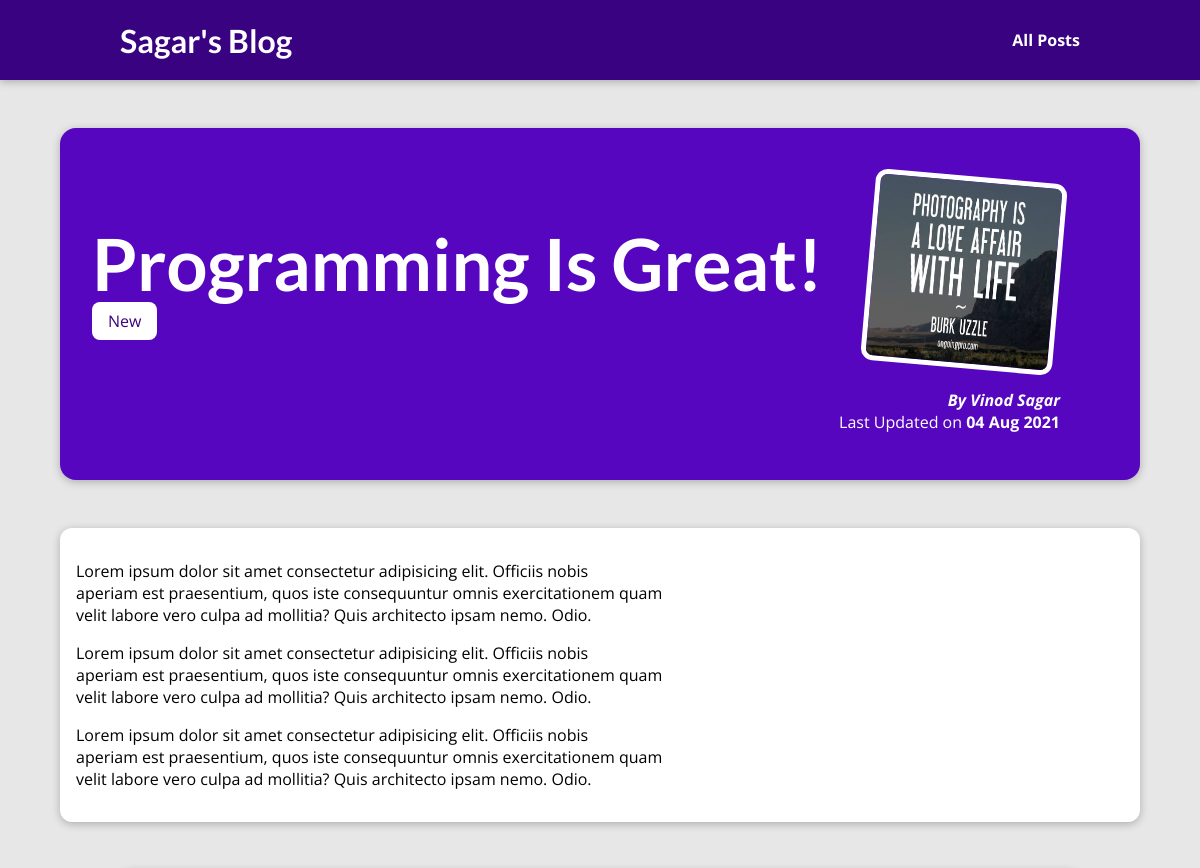
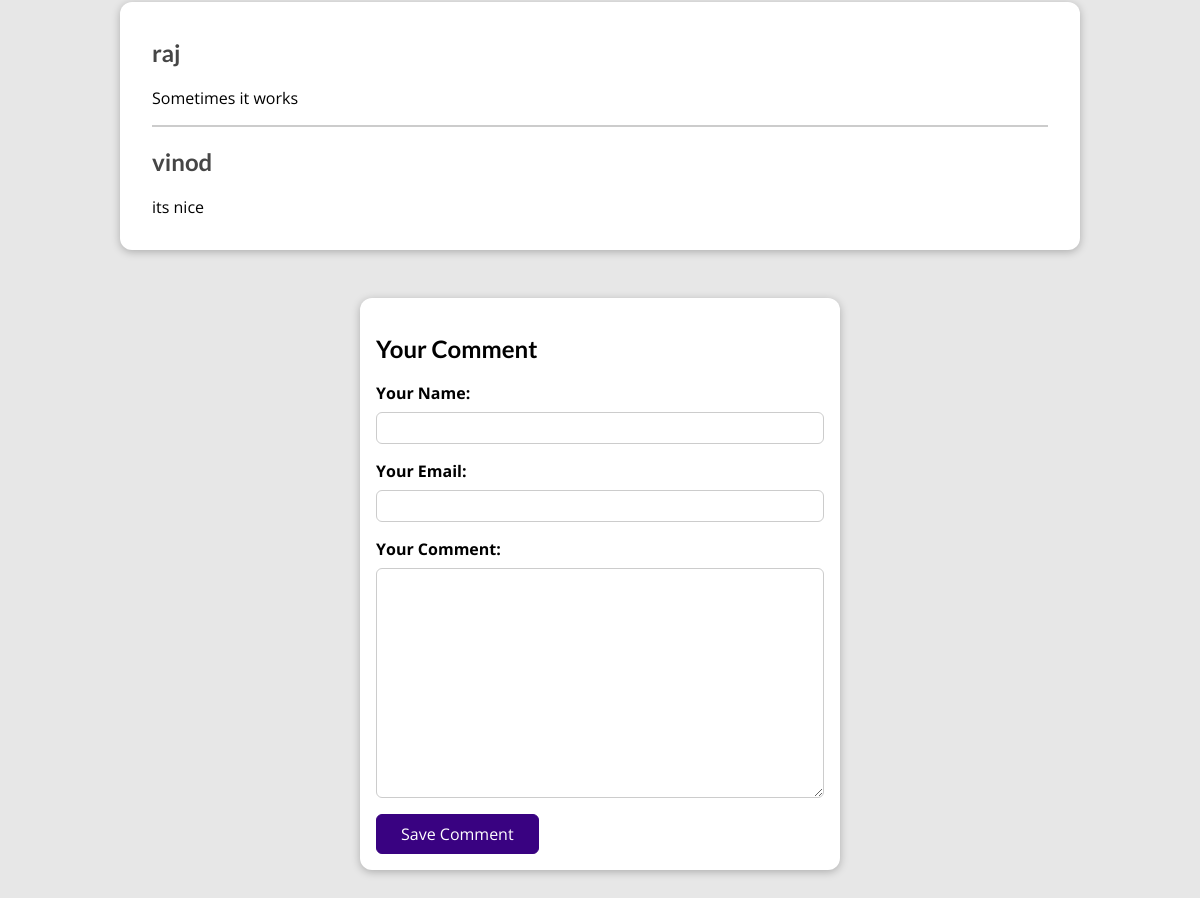
Page /posts/programming-is-fun on the committed database (2 pictures, top to bottom).
### blog/models.py (models this page shows, shortened)
class Post(models.Model):
    title = models.CharField(max_length=150)
    Excerpt = models.CharField(max_length=200)
    image = models.ImageField(upload_to = "posts", null=True)
    date = models.DateField(auto_now=True)
    slug = models.SlugField(unique=True,db_index=True)
    content = models.TextField(validators=[MinLengthValidator(10)])
    author = models.ForeignKey(Author, on_delete=models.SET_NULL, null=True, related_name="posts")
    tag = models.ManyToManyField(Tag)

class Tag(models.Model):
    caption = models.CharField(max_length=25)

class Author(models.Model):
    first_name = models.CharField(max_length=100)
    last_name = models.CharField(max_length=100)
    email_address = models.EmailField()
    def full_name(self):
        return f"{self.first_name} {self.last_name}"
    def __str__(self):
        return self.full_name()

class Comment(models.Model):
    user_name = models.CharField(max_length=120)
    user_email = models.EmailField()
    text = models.TextField(max_length=400)
    post = models.ForeignKey(Post, on_delete=models.CASCADE, related_name="comments")

### blog/views.py (the view, shortened to what this page needs)
# urls.py: path("posts/<slug:slug>",views.PostDetailView.as_view(), name="post_detail"),
class PostDetailView(View):
    def get(self, request, slug):
        post = Post.objects.get(slug=slug)
        context = {
            "post": post,
            "post_tags": post.tag.all(),
            "comment_form": CommentForm(),
            "comments": post.comments.all().order_by("-id")
        }
        return render(request, "blog/post-detail.html", context)

### blog/forms.py
class CommentForm(forms.ModelForm):
    class Meta:
        model = Comment
        exclude = ["post"]
        labels = {
            "user_name": "Your Name",
            "user_email": "Your Email",
            "text": "Your Comment"
        }

### blog/templates/blog/post-detail.html (shortened to what this page needs)
{% extends "base.html" %}
{% load static %}
{% block css_files %}
    <link rel="stylesheet" href="{% static "blog/post-detail.css" %}"/>
{% endblock%}
{% block content %}
    <section id="summary">
        <h2>{{ post.title }}</h2>
        <div>
            {% for tag in post_tags %}
                <span class="tag">{{ tag.caption }}</span>
            {% endfor %}
        </div>
        <article>
            <img src="{{ post.image.url }}" alt="{{ post.title }}"/>
            <address>By <a href="mailto:{{ post.author.email_address }}">{{ post.author | title }}</a></address>
            <div>
                Last Updated on <time> {{ post.date| date:"d M Y"}}</time>
            </div>
        </article>
    </section>
    <main>
        {{ post.content| linebreaks }}
    </main>
    <section id="comments">
        <ul>
            {% for comment in comments %}
                <li>
                    <h2>{{ comment.user_name }}</h2>
                    <p>{{ comment.text | linebreaks }}</p>
                </li>
            {% endfor %}
        </ul>
    </section>
    <section id="comment-form">
        <h2>Your Comment</h2>
        <form action="{% url 'post_detail' post.slug %}" method="POST">
            {% for form_field in comment_form %}
                <div class="form-control {% if form_field.errors %}invalid{% endif %}">
                    {{ form_field.label_tag }}
                    {{ form_field }}
                </div>
            {% endfor %}
             <button>Save Comment</button>
        </form>
    </section>
{% endblock%}

### templates/base.html (shortened to what this page needs)
{% load static %}
<!DOCTYPE html>
<html lang="en">
<head>
    <link rel="stylesheet" href="{% static "app.css" %}">
    {% block css_files %}{% endblock %}
</head>
<body>
<header id="main-navigation">
    <h1><a href="{% url "start" %}">Sagar's Blog</a></h1>
    <nav>
         <a href="{% url "posts" %}">All Posts</a>
    </nav>
</header>
    {% block content %}
    {% endblock %}
</body>
</html>

### static/app.css (style rules this page uses)
* { box-sizing: border-box; }
html { font-family: 'Open Sans', 'Lato', sans-serif; }
body { margin: 0; }
h1, h2, h3 { font-family: 'Lato', sans-serif; font-weight: bold; }
#main-navigation { width: 100%; height: 5rem; display: flex; justify-content: space-between; align-items: center; padding: 0 10%; position: absolute; top: 0; left: 0; }
#main-navigation a { text-decoration: none; color: white; font-weight: bold; }

### blog/static/blog/post-detail.css (style rules this page uses)
body { background-color: #e7e7e7; }
#main-navigation { background-color: #390281; box-shadow: 0 2px 8px rgba(0, 0, 0, 0.25); }
#summary { margin: 8rem auto 3rem auto; padding: 2rem; width: 90%; max-width: 90rem; border-radius: 16px; background-color: #5706c0; position: relative; box-shadow: 0 2px 8px rgba(0, 0, 0, 0.25); height: 22rem; }
#summary h2 { color: white; font-size: 4.5rem; margin-bottom: 0.25rem; }
#summary article { position: absolute; top: 2rem; right: 3rem; padding: 1rem 2rem; border-radius: 12px; text-align: right; color: white; }
#summary article img { width: 12rem; height: 12rem; border-radius: 12px; transform: rotateZ(5deg); border: 5px solid white; margin-bottom: 1rem; }
#summary address { font-weight: bold; }
#summary a { color: white; text-decoration: none; }
#summary time { font-weight: bold; }
main { width: 90%; max-width: 90rem; margin: 3rem auto; background-color: white; padding: 1rem; border-radius: 12px; box-shadow: 0 2px 8px rgba(0, 0, 0, 0.25); }
.tag { background-color: white; color: #390281; padding: 0.5rem 1rem; border-radius: 8px; }
#comment-form { margin: 3rem auto; width: 90%; max-width: 30rem; border-radius: 12px; background-color: white; box-shadow: 0 2px 8px rgba(0, 0, 0, 0.25); padding: 1rem; }
#comment-form button { font: inherit; background-color: #390281; color: white; border: 1px solid #390281; padding: 0.5rem 1.5rem; border-radius: 6px; cursor: pointer; }
.form-control { margin-bottom: 1rem; }
.form-control label { font-weight: bold; margin-bottom: 0.5rem; display: block; }
.form-control input, .form-control textarea { display: block; width: 100%; font: inherit; padding: 0.25rem; border-radius: 6px; border: 1px solid #ccc; }
#comments { margin: 3rem auto; width: 90%; max-width: 60rem; border-radius: 12px; background-color: white; box-shadow: 0 2px 8px rgba(0, 0, 0, 0.25); padding: 1rem 2rem; }
#comments ul { list-style: none; margin: 0; padding: 0; }
#comments li { margin-bottom: 1rem; border-bottom: 2px solid #ccc; }
#comments li:last-of-type { border-bottom: none; }
#comments h2 { color: #464646; }

### rows in the picture
Post: title "Programming Is Great!", image (picture), author "Vinod Sagar", date "04 Aug 2021", content "Lorem ipsum dolor sit amet consectetur adipisicing elit. Officiis nobis aperiam est praesentium, quos iste consequuntur omnis exercitationem quam velit labore vero culpa ad mollitia? Quis architecto ipsam nemo. Odio. Lorem ipsum dolor sit amet consectetur adipisicing elit. Officiis nobis aperiam est praesentium, quos iste consequuntur omnis exercitationem quam velit labore vero culpa ad mollitia? Quis architecto ipsam nemo. Odio. Lorem ipsum dolor sit amet consectetur adipisicing elit. Officiis nobis aperiam est praesentium, quos iste consequuntur omnis exercitationem quam velit labore vero culpa ad mollitia? Quis architecto ipsam nemo. Odio."
Tag: caption "New"
Comment: user_name "raj", text "Sometimes it works"
Comment: user_name "vinod", text "its nice"
